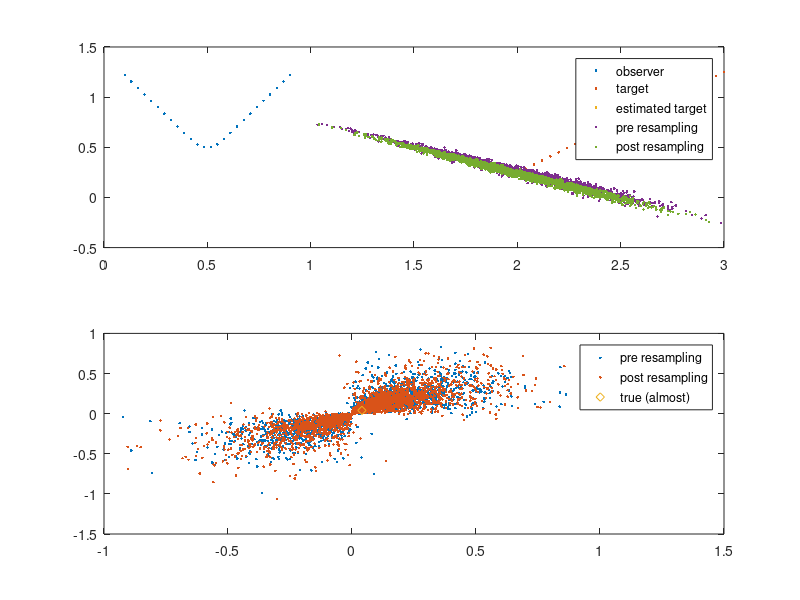
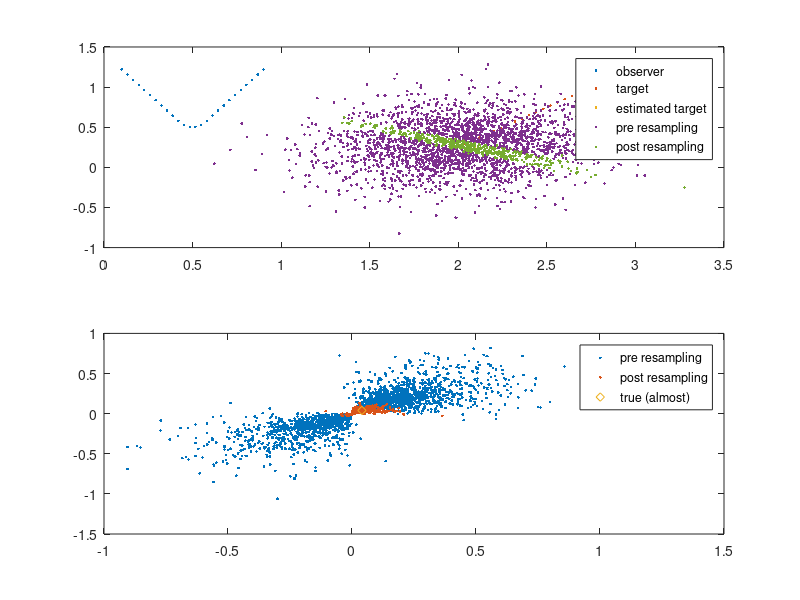
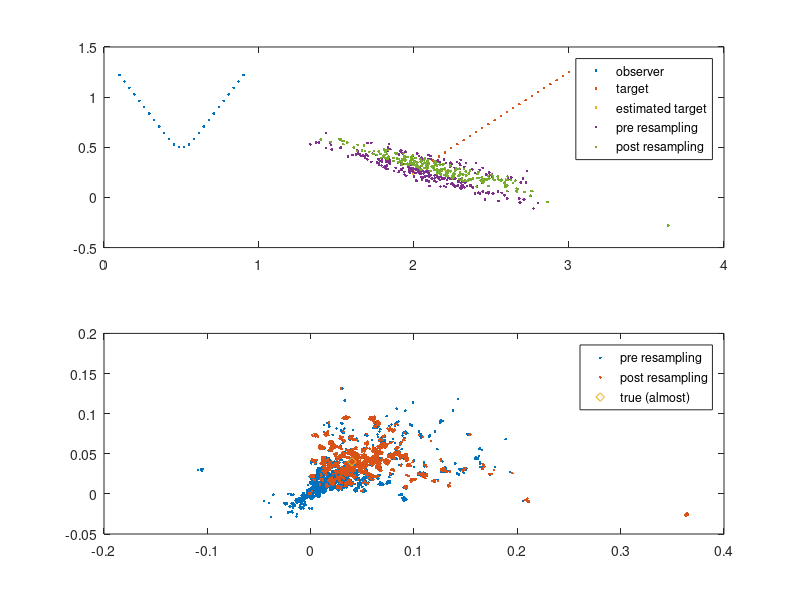
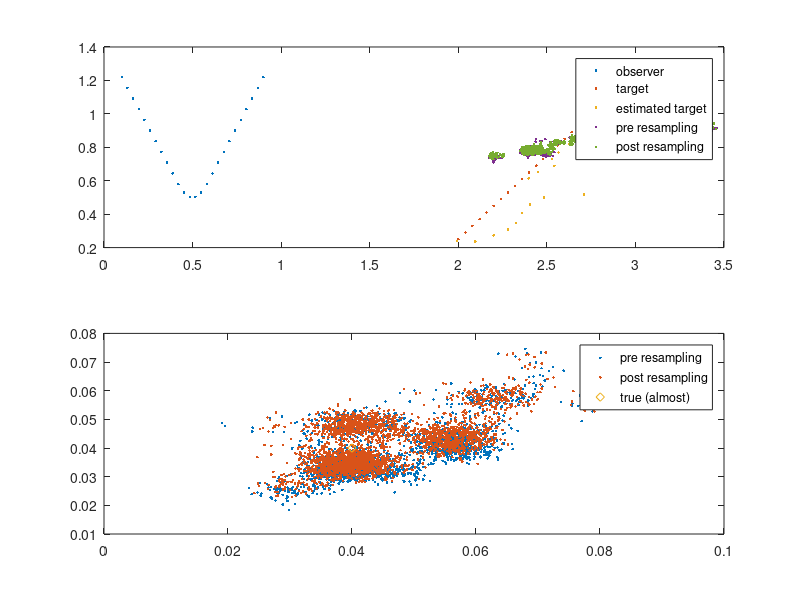

Write MATLAB code to recreate these figures, in order.
load data.mat
close all;
k_max = 26;

T = 1;
T2 = T^2/2;

Gamma = [T2 0;
         0 T2;
         T 0;
         0 T];

F = [1 0 T 0;
     0 1 0 T;
     0 0 1 0;
     0 0 0 1];

sA = sqrt(1e-6); 
s_r = sqrt(0.1);
s_theta = sqrt(1e-4);
s_speed = sqrt(0.1);
s_course = sqrt(0.1);

n = 5000;
r_init = normrnd(r, s_r, 1, n);
th_init = normrnd(theta, s_theta, 1, n);
speed_init = normrnd(s, s_speed, 1, n);
course_init = normrnd(c, s_course, 1, n);
xt = [...
    observer(1,1) + r_init .* sin(th_init);...
    observer(2, 1) + r_init .* cos(th_init);...
    speed_init .* cos(course_init);
    speed_init .* sin(course_init)];
xt_estimated = zeros(4, k_max);
xt_pre_resampling = zeros(4, n, k_max+1);
xt_post_resampling = zeros(4, n, k_max);
xt_pre_resampling(:,:,1) = xt;
for t = 1:k_max
    % weights
    est_mes = atan2(...
            xt_pre_resampling(1,:,t) - observer(1,t),...
            xt_pre_resampling(2,:,t) - observer(2,t));
    w = normpdf(measurements(t) - est_mes, 0, s_theta);
    w = w / sum(w);
    % prediction
    xt_estimated(:,t) = xt_pre_resampling(:,:,t)*w';
    % correction & resampling
    sample = randsample(1:n, n, true, w);
    xt_post_resampling(:,:,t) = xt_pre_resampling(:,sample,t);
    % prediction
    xt_pre_resampling(:,:,t+1) = F*xt_post_resampling(:,:,t) + Gamma*normrnd(0, sA, 2, n);
end

target_velocities = diff([target, 2*target(:,end) - target(:,end-1)]')'/T;

for t = [1, 2, 3, 15, 26]
    figure('Name', ['k = ', num2str(t)]);
    subplot(2, 1, 1);
    title('positions');
    plot(...
        observer(1,:), observer(2,:), '.',...
        target(1,:), target(2,:), '.',...
        xt_estimated(1,1:t), xt_estimated(2,1:t), '.',...
        xt_pre_resampling(1,:,t), xt_pre_resampling(2,:,t), '.',...
        xt_post_resampling(1,:,t), xt_post_resampling(2,:,t), '.');
    legend('observer', 'target', 'estimated target', 'pre resampling', 'post resampling');
    subplot(2, 1, 2);
    title('velocities');
    plot(...
        xt_pre_resampling(3,:,t), xt_pre_resampling(4,:,t), '.',...
        xt_post_resampling(3,:,t), xt_post_resampling(4,:,t), '.',...
        target_velocities(1,t), target_velocities(2,t), 'd');
    legend('pre resampling', 'post resampling', 'true (almost)');
end
